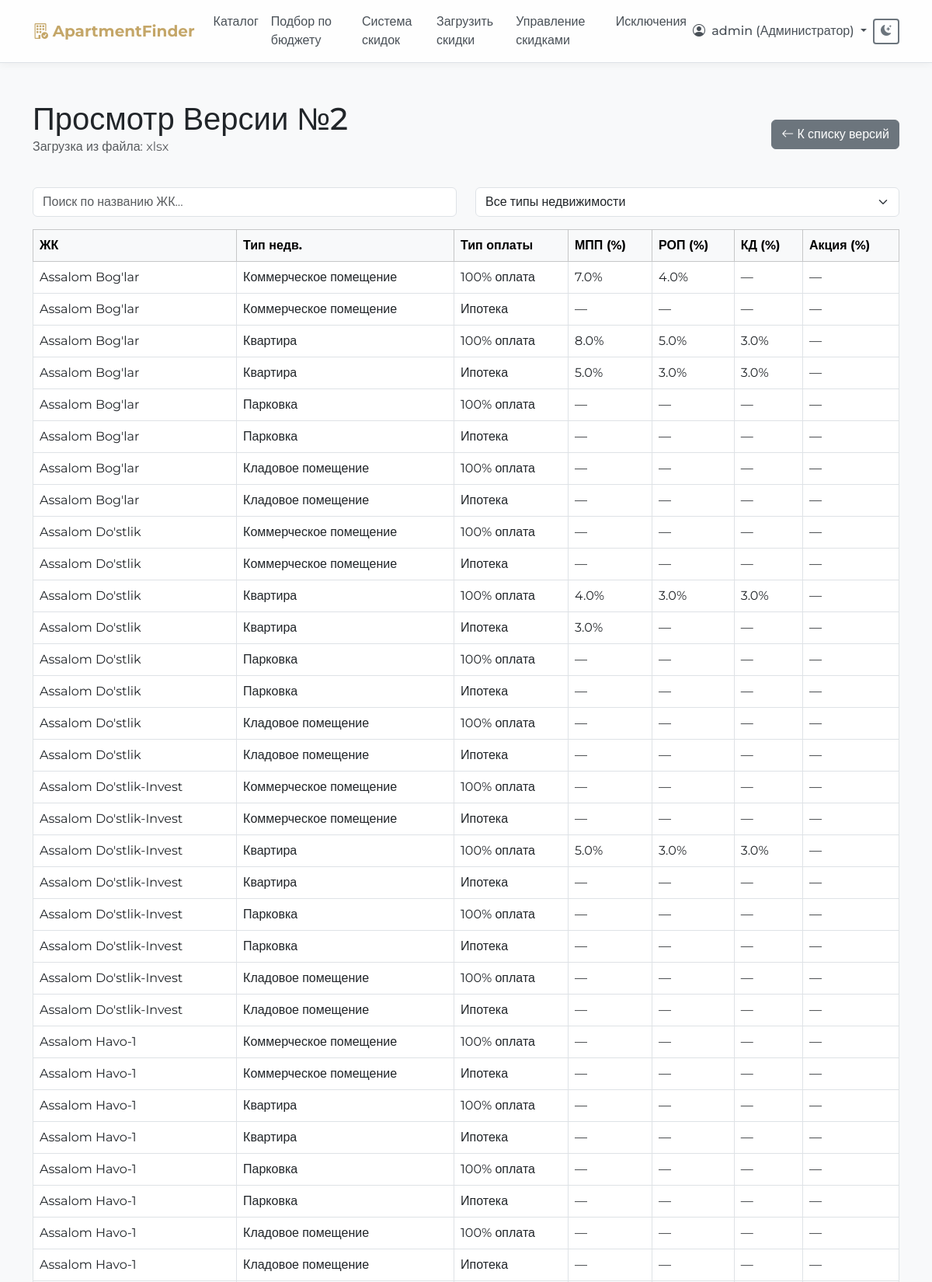
Page /versions/view/2 (signed in, upper part) on the committed database.
### app/models/user_models.py (models this page shows, shortened)
class User(db.Model, UserMixin):
    __tablename__ = 'users'
    __bind_key__ = 'discounts'  # Храним пользователей в той же БД, что и скидки
    id = db.Column(db.Integer, primary_key=True)
    username = db.Column(db.String(64), index=True, unique=True, nullable=False)
    password_hash = db.Column(db.String(256))
    role = db.Column(db.Enum(Role), default=Role.MPP, nullable=False)

### app/models/discount_models.py (models this page shows)
class DiscountVersion(db.Model):
    __tablename__ = 'discount_versions'
    __bind_key__ = 'discounts'
    id = db.Column(db.Integer, primary_key=True)
    version_number = db.Column(db.Integer, nullable=False, unique=True)
    comment = db.Column(db.Text, nullable=True)
    is_active = db.Column(db.Boolean, default=False, nullable=False)
    created_at = db.Column(db.DateTime(timezone=True), server_default=func.now())
    changes_summary_json = db.Column(db.Text, nullable=True)
    discounts = db.relationship('Discount', back_populates='version', cascade="all, delete-orphan")
    complex_comments = db.relationship('ComplexComment', back_populates='version', cascade="all, delete-orphan")

class Discount(db.Model):
    __tablename__ = 'discounts'
    __bind_key__ = 'discounts'
    id = db.Column(db.Integer, primary_key=True)
    version_id = db.Column(db.Integer, db.ForeignKey('discount_versions.id'), nullable=False, index=True)
    complex_name = db.Column(db.String(255), nullable=False, index=True)
    property_type = db.Column(SQLAlchemyEnum(PropertyType), nullable=False)
    payment_method = db.Column(SQLAlchemyEnum(PaymentMethod), nullable=False)
    mpp = db.Column(db.Float, default=0.0)
    rop = db.Column(db.Float, default=0.0)
    kd = db.Column(db.Float, default=0.0)
    opt = db.Column(db.Float, default=0.0)
    gd = db.Column(db.Float, default=0.0)
    holding = db.Column(db.Float, default=0.0)
    shareholder = db.Column(db.Float, default=0.0)
    action = db.Column(db.Float, default=0.0)
    cadastre_date = db.Column(db.Date, nullable=True)
    version = db.relationship('DiscountVersion', back_populates='discounts')
    __table_args__ = (
        db.UniqueConstraint('version_id', 'complex_name', 'property_type', 'payment_method',
                            name='_version_complex_prop_payment_uc'),
    )

### app/web/routes.py (the view)
@web_bp.route('/versions/view/<int:version_id>')
@login_required
@role_required('ADMIN', 'MANAGER')
def view_version(version_id):
    version = DiscountVersion.query.get_or_404(version_id)
    discounts = Discount.query.filter_by(version_id=version_id).order_by(Discount.complex_name, Discount.property_type,
                                                                         Discount.payment_method).all()
    return render_template(
        'view_version.html',
        version=version,
        discounts=discounts,
        title=f"Просмотр Версии №{version.version_number}"
    )

### app/__init__.py (called while the page is built)
@login_manager.user_loader
def load_user(user_id):
    return user_models.User.query.get(int(user_id))

### app/web/templates/view_version.html (shortened to what this page needs)
{% extends "base.html" %}
{% block content %}
<div class="d-flex justify-content-between align-items-center mb-4">
    <div>
        <h1 class="mb-0">Просмотр Версии №{{ version.version_number }}</h1>
        <p class="text-muted">{{ version.comment }}</p>
    </div>
    <a href="{{ url_for('web.versions_index') }}" class="btn btn-secondary">
        <i class="bi bi-arrow-left"></i> К списку версий
    </a>
</div>
<div class="row mb-3">
    <div class="col-md-6">
        <input type="text" id="searchComplex" class="form-control" placeholder="Поиск по названию ЖК...">
    </div>
    <div class="col-md-6">
        <select id="filterPropType" class="form-select">
            <option value="">Все типы недвижимости</option>
        </select>
    </div>
</div>
<div class="table-responsive">
    <table class="table table-bordered table-hover">
        <thead class="table-light">
            <tr>
                <th>ЖК</th>
                <th>Тип недв.</th>
                <th>Тип оплаты</th>
                <th>МПП (%)</th>
                <th>РОП (%)</th>
                <th>КД (%)</th>
                <th>Акция (%)</th>
            </tr>
        </thead>
        <tbody id="discountsTableBody">
            {% for discount in discounts %}
            <tr data-complex="{{ discount.complex_name|lower }}" data-prop-type="{{ discount.property_type.value|lower }}">
                <td>{{ discount.complex_name }}</td>
                <td>{{ discount.property_type.value }}</td>
                <td>{{ discount.payment_method.value }}</td>
                <td>{% if discount.mpp > 0 %}{{ "%.1f"|format(discount.mpp * 100) }}%{% else %}—{% endif %}</td>
                <td>{% if discount.rop > 0 %}{{ "%.1f"|format(discount.rop * 100) }}%{% else %}—{% endif %}</td>
                <td>{% if discount.kd > 0 %}{{ "%.1f"|format(discount.kd * 100) }}%{% else %}—{% endif %}</td>
                <td>{% if discount.action > 0 %}{{ "%.1f"|format(discount.action * 100) }}%{% else %}—{% endif %}</td>
            </tr>
            {% else %}
            <tr>
                <td colspan="7" class="text-center">В этой версии нет данных о скидках.</td>
            </tr>
            {% endfor %}
        </tbody>
    </table>
</div>
{% endblock %}

### app/web/templates/base.html (shortened to what this page needs)
<!DOCTYPE html>
<html lang="ru" data-bs-theme="light">
<head>
    <link href="https://cdn.jsdelivr.net/npm/bootstrap@5.3.3/dist/css/bootstrap.min.css" rel="stylesheet">
    <link href="https://cdn.jsdelivr.net/npm/bootstrap-icons@1.11.3/font/bootstrap-icons.min.css" rel="stylesheet">
</head>
<body class="d-flex flex-column h-100">
    <div id="particles-js"></div>
    <header class="header sticky-top border-bottom">
        <nav class="navbar navbar-expand-lg">
            <div class="container">
                <a class="navbar-brand fw-bold" href="{{ url_for('web.selection') }}" style="color: var(--gh-gold);">
                    <i class="bi bi-building-check"></i>
                    ApartmentFinder
                </a>
                <div class="collapse navbar-collapse" id="mainNav">
                    <ul class="navbar-nav me-auto mb-2 mb-lg-0">
                        {% if current_user.is_authenticated %}
                            {% if current_user.role.name in ['ADMIN', 'MANAGER'] %}
                            <li class="nav-item">
                                <a class="nav-link {% if request.endpoint == 'web.index' %}active{% endif %}" href="{{ url_for('web.index') }}">Каталог</a>
                            </li>
                            {% endif %}
                            <li class="nav-item">
                                <a class="nav-link {% if request.endpoint == 'web.selection' %}active{% endif %}" href="{{ url_for('web.selection') }}">Подбор по бюджету</a>
                            </li>
                            <li class="nav-item">
                                <a class="nav-link {% if request.endpoint == 'web.discounts_overview' %}active{% endif %}" href="{{ url_for('web.discounts_overview') }}">Система скидок</a>
                            </li>
                            {% if current_user.role.name == 'ADMIN' %}
                            <li class="nav-item">
                                <a class="nav-link {% if request.endpoint == 'web.upload_discounts' %}active{% endif %}" href="{{ url_for('web.upload_discounts') }}">Загрузить скидки</a>
                            </li>
                            {% endif %}
                            {% if current_user.role.name in ['ADMIN', 'MANAGER'] %}
                            <li class="nav-item">
                                <a class="nav-link {% if 'versions' in request.endpoint %}active{% endif %}" href="{{ url_for('web.versions_index') }}">Управление скидками</a>
                            </li>
                            {% endif %}
                            {% if current_user.role.name == 'ADMIN' %}
                            <li class="nav-item">
                                <a class="nav-link {% if request.endpoint == 'web.manage_exclusions' %}active{% endif %}" href="{{ url_for('web.manage_exclusions') }}">Исключения</a>
                            </li>
                            {% endif %}
                        {% endif %}
                    </ul>
                    <div class="d-flex align-items-center ms-lg-auto">
                        {% if current_user.is_authenticated %}
                            <div class="nav-item dropdown">
                                <a class="nav-link dropdown-toggle" href="#" id="navbarUserDropdown" role="button" data-bs-toggle="dropdown" aria-expanded="false">
                                    <i class="bi bi-person-circle me-1"></i>
                                    {{ current_user.username }} ({{ current_user.role.value }})
                                </a>
                            </div>
                        {% endif %}
                        <div class="theme-switcher-container ms-2">
                            <button id="theme-switcher-btn" class="btn btn-outline-secondary btn-sm">
                                <i class="bi" id="theme-icon"></i>
                            </button>
                        </div>
                    </div>
                </div>
            </div>
        </nav>
    </header>
    <main class="container my-5">
        {% block content %}{% endblock %}
    </main>
</body>
</html>

### app/web/templates/base.html (style rules this page uses)
:root { --gh-gold: #c4a668; --gh-dark-gold: #b39150; --gh-gold-rgb: 196, 166, 104; }
[data-bs-theme="light"] { --bs-body-bg: #f8f9fa; --bs-body-color: #212529; --gh-element-bg: #ffffff; --gh-element-bg-rgb: 255, 255, 255; --bs-border-color: #dee2e6; --gh-header-color: #212529; --gh-link-color: #495057; --gh-card-shadow: rgba(0,0,0,0.05); }
body { font-family: 'Montserrat', sans-serif; background: var(--bs-body-bg); color: var(--bs-body-color); transition: background-color 0.3s ease, color 0.3s ease; }
#particles-js { position: fixed; width: 100%; height: 100%; top: 0; left: 0; z-index: -1; pointer-events: none; }
.header { background-color: rgba(var(--gh-element-bg-rgb), 0.8); backdrop-filter: blur(10px); box-shadow: 0 2px 10px var(--gh-card-shadow); }
.nav-link { font-weight: 500; color: var(--gh-link-color); transition: color 0.2s ease, transform 0.2s ease; }
.btn { transition: all 0.2s ease-in-out; }
.btn-outline-secondary, .btn-outline-success, .btn-outline-primary, .btn-warning { border-width: 2px; }
.form-control, .form-select, .form-control-file { background-color: var(--gh-element-bg); color: var(--bs-body-color); border-color: var(--bs-border-color); transition: all 0.2s ease-in-out; }
.table { --bs-table-bg: var(--gh-element-bg); --bs-table-color: var(--bs-body-color); --bs-table-border-color: var(--bs-border-color); }

### rows in the picture
User: username "admin", role.value "Администратор"
DiscountVersion: version_number "2", comment "Загрузка из файла: xlsx"
Discount: complex_name "Assalom Bog'lar", property_type.value "Коммерческое помещение", payment_method.value "100% оплата", discount.mpp*100 "7.0", discount.rop*100 "4.0"
Discount: complex_name "Assalom Bog'lar", property_type.value "Коммерческое помещение", payment_method.value "Ипотека"
Discount: complex_name "Assalom Bog'lar", property_type.value "Квартира", payment_method.value "100% оплата", discount.mpp*100 "8.0", discount.rop*100 "5.0", discount.kd*100 "3.0"
Discount: complex_name "Assalom Bog'lar", property_type.value "Квартира", payment_method.value "Ипотека", discount.mpp*100 "5.0", discount.rop*100 "3.0", discount.kd*100 "3.0"
Discount: complex_name "Assalom Bog'lar", property_type.value "Парковка", payment_method.value "100% оплата"
Discount: complex_name "Assalom Bog'lar", property_type.value "Парковка", payment_method.value "Ипотека"
Discount: complex_name "Assalom Bog'lar", property_type.value "Кладовое помещение", payment_method.value "100% оплата"
Discount: complex_name "Assalom Bog'lar", property_type.value "Кладовое помещение", payment_method.value "Ипотека"
Discount: complex_name "Assalom Do'stlik", property_type.value "Коммерческое помещение", payment_method.value "100% оплата"
Discount: complex_name "Assalom Do'stlik", property_type.value "Коммерческое помещение", payment_method.value "Ипотека"
Discount: complex_name "Assalom Do'stlik", property_type.value "Квартира", payment_method.value "100% оплата", discount.mpp*100 "4.0", discount.rop*100 "3.0", discount.kd*100 "3.0"
Discount: complex_name "Assalom Do'stlik", property_type.value "Квартира", payment_method.value "Ипотека", discount.mpp*100 "3.0"
Discount: complex_name "Assalom Do'stlik", property_type.value "Парковка", payment_method.value "100% оплата"
Discount: complex_name "Assalom Do'stlik", property_type.value "Парковка", payment_method.value "Ипотека"
Discount: complex_name "Assalom Do'stlik", property_type.value "Кладовое помещение", payment_method.value "100% оплата"
Discount: complex_name "Assalom Do'stlik", property_type.value "Кладовое помещение", payment_method.value "Ипотека"
Discount: complex_name "Assalom Do'stlik-Invest", property_type.value "Коммерческое помещение", payment_method.value "100% оплата"
Discount: complex_name "Assalom Do'stlik-Invest", property_type.value "Коммерческое помещение", payment_method.value "Ипотека"
Discount: complex_name "Assalom Do'stlik-Invest", property_type.value "Квартира", payment_method.value "100% оплата", discount.mpp*100 "5.0", discount.rop*100 "3.0", discount.kd*100 "3.0"
Discount: complex_name "Assalom Do'stlik-Invest", property_type.value "Квартира", payment_method.value "Ипотека"
Discount: complex_name "Assalom Do'stlik-Invest", property_type.value "Парковка", payment_method.value "100% оплата"
Discount: complex_name "Assalom Do'stlik-Invest", property_type.value "Парковка", payment_method.value "Ипотека"
Discount: complex_name "Assalom Do'stlik-Invest", property_type.value "Кладовое помещение", payment_method.value "100% оплата"
Discount: complex_name "Assalom Do'stlik-Invest", property_type.value "Кладовое помещение", payment_method.value "Ипотека"
Discount: complex_name "Assalom Havo-1", property_type.value "Коммерческое помещение", payment_method.value "100% оплата"
Discount: complex_name "Assalom Havo-1", property_type.value "Коммерческое помещение", payment_method.value "Ипотека"
Discount: complex_name "Assalom Havo-1", property_type.value "Квартира", payment_method.value "100% оплата"
Discount: complex_name "Assalom Havo-1", property_type.value "Квартира", payment_method.value "Ипотека"
Discount: complex_name "Assalom Havo-1", property_type.value "Парковка", payment_method.value "100% оплата"
Discount: complex_name "Assalom Havo-1", property_type.value "Парковка", payment_method.value "Ипотека"
Discount: complex_name "Assalom Havo-1", property_type.value "Кладовое помещение", payment_method.value "100% оплата"
Discount: complex_name "Assalom Havo-1", property_type.value "Кладовое помещение", payment_method.value "Ипотека"
